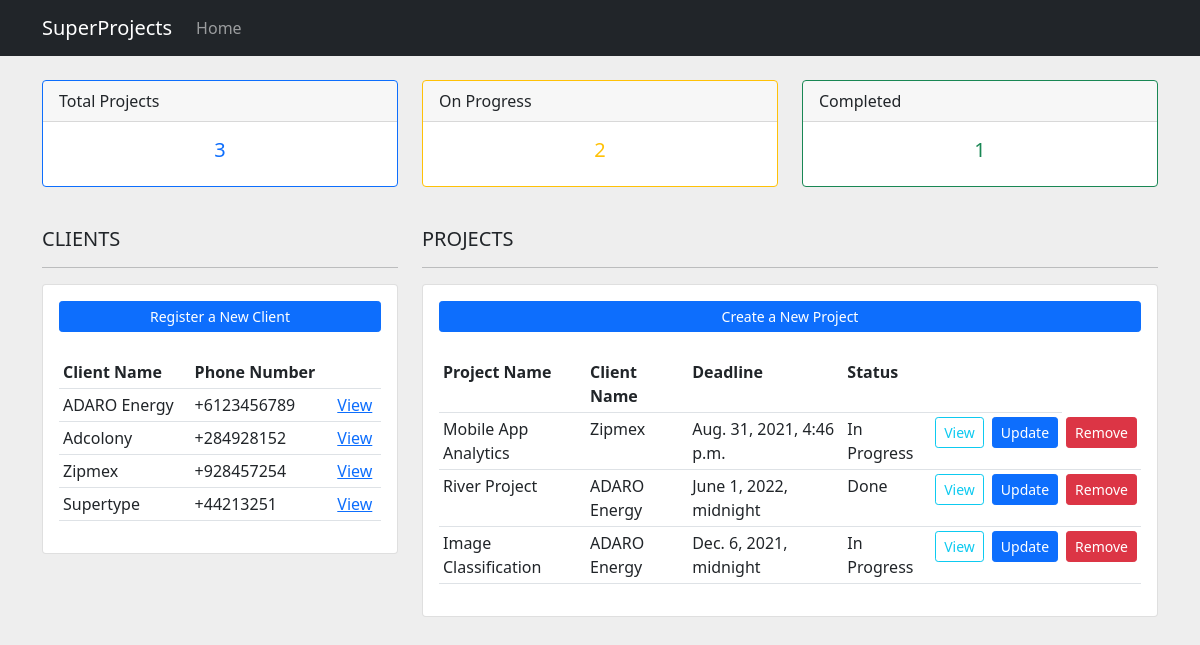
/, run on an earlier commit of the app's database.
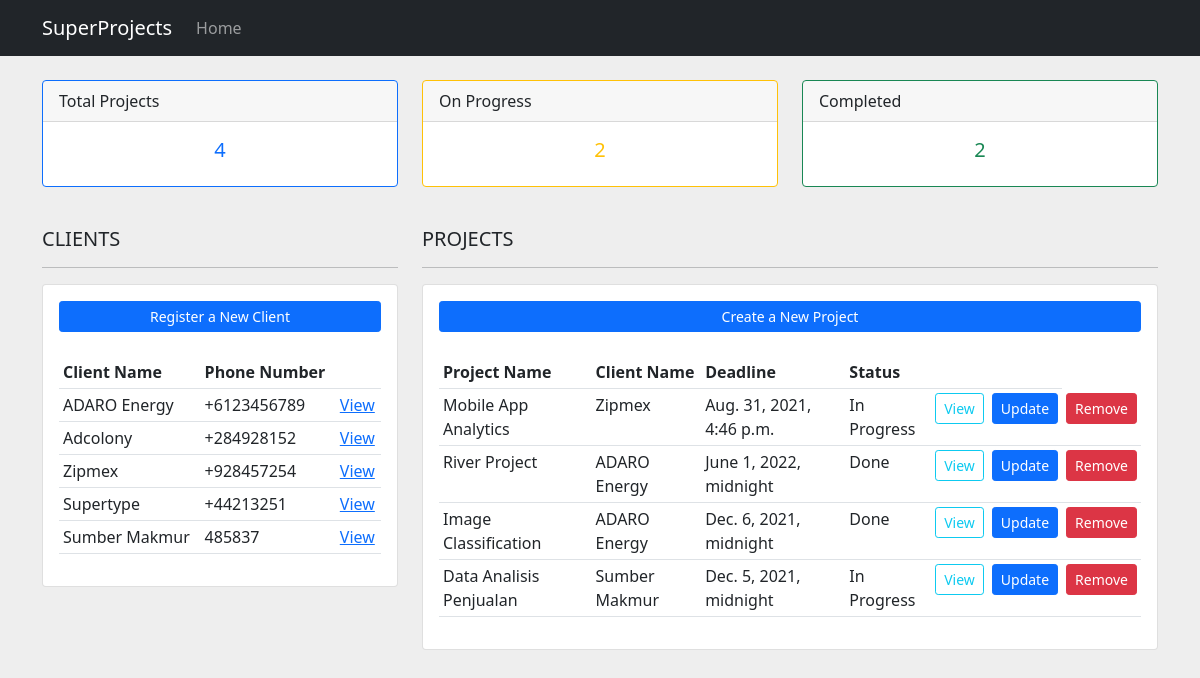
And on a later commit of the database.
### project/models.py (models this page shows, shortened)
class Client(models.Model):
    name = models.CharField(max_length=255, null=True)
    phone = models.CharField(max_length=20, null=True, blank=True)
    email = models.CharField(max_length=255, null=True)
    date_created = models.DateTimeField(auto_now_add=True)
    def __str__(self):
        return self.name

class Project(models.Model):
    STATUS = (
        ('Pending', 'Pending'),
        ('In Progress', 'In Progress'),
        ('Done', 'Done')
    )
    name = models.CharField(max_length=255, null=True)
    deadline = models.DateTimeField()
    date_created = models.DateTimeField(auto_now_add=True)
    description = models.CharField(max_length=255, null=True)
    status = models.CharField(max_length=255, null=True, choices=STATUS)
    client = models.ForeignKey(Client, null=True, on_delete=models.SET_NULL)

### project/views.py (the view)
# urls.py: path('', views.index, name='home'),
def index(request):
    projects = Project.objects.all()
    clients = Client.objects.all()
    total_projects = projects.count()
    completed = projects.filter(status='Done').count()
    progress = projects.filter(status='In Progress').count()
    context = {
        "projects": projects,
        "clients": clients,
        "total_projects": total_projects,
        "completed": completed,
        "progress": progress
    }
    return render(request, 'project/dashboard.html', context)

### project/templates/project/dashboard.html
{% extends 'project/base.html' %}
{% block content %}
{% include 'project/status.html' %}
<br />
<div class="container">
  <div class="row">
    <div class="col-md-4">
      <h5>CLIENTS</h5>
      <hr />
      <div class="card card-body">
        <a
          class="btn btn-primary btn-sm btn-block"
          href="{% url 'create_client' %}"
          >Register a New Client</a
        >
        <br />
        <table class="table table-sm">
          <tr>
            <th>Client Name</th>
            <th>Phone Number</th>
            <th></th>
          </tr>
          {% for client in clients %}
          <tr>
            <td>{{client.name}}</td>
            <td>{{client.phone}}</td>
            <td><a href="{% url 'client' client.id %}">View</a></td>
          </tr>
          {% endfor %}
        </table>
      </div>
    </div>
    <div class="col-md-8">
      <h5>PROJECTS</h5>
      <hr />
      <div class="card card-body">
        <a
          class="btn btn-primary btn-sm btn-block"
          href="{% url 'create_project' %}"
          >Create a New Project</a
        >
        <br />
        <table class="table table-sm">
          <tr>
            <th>Project Name</th>
            <th>Client Name</th>
            <th>Deadline</th>
            <th>Status</th>
            <th></th>
            <th></th>
          </tr>
          {% for proj in projects %}
          <tr>
            <td>{{ proj.name }}</td>
            <td>{{ proj.client }}</td>
            <td>{{ proj.deadline }}</td>
            <td>{{ proj.status }}</td>
            <td>
              <a
                class="btn btn-outline-info btn-sm"
                href="{% url 'project' proj.id %}"
                >View</a
              >
            </td>
            <td>
              <a
                class="btn btn-primary btn-sm"
                href="{% url 'update_project' proj.id %}"
                >Update</a
              >
            </td>
            <td>
              <a
                class="btn btn-danger btn-sm"
                href="{% url 'delete_project' proj.id %}"
                >Remove</a
              >
            </td>
          </tr>
          {% endfor %}
        </table>
      </div>
    </div>
  </div>
</div>
{% endblock %}

What changed in the data, as far as the page shows it:
added Client: name "Sumber Makmur", phone "485837"
changed Project "Image Classification": status "In Progress" → "Done"
added Project: name "Data Analisis Penjualan", client "Sumber Makmur", deadline "Dec. 5, 2021, midnight", status "In Progress"
Also different on the page:
{{ total_projects }}: "3" → "4"
{{ completed }}: "1" → "2"
